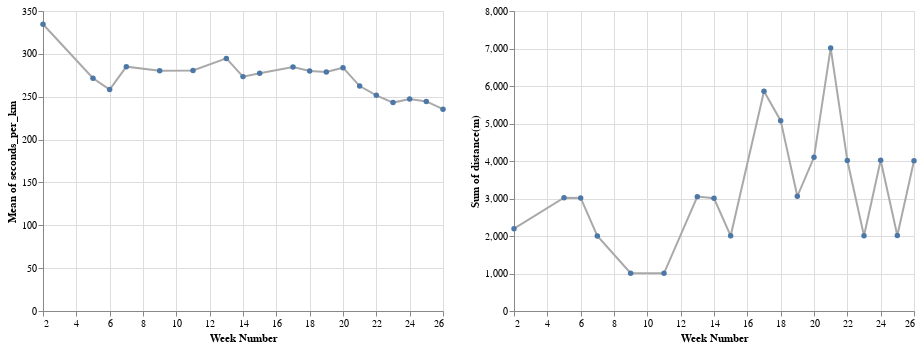

Here is the notebook cell this chart was saved with:
### Code cell
# two charts in line (side by side)
speed = alt.Chart(df).mark_line(color='#A9A9A9', point=True).encode(
    alt.X('week', title='Week Number'),
    alt.Y("seconds_per_km", aggregate='mean')
    )

dist = alt.Chart(df).mark_line(color='#A9A9A9', point=True).encode(
    alt.X('week', title='Week Number'),
    alt.Y("distance(m)", aggregate='sum')
    )

speed | dist

### Figure 1 — Vega-Lite specification as saved in the notebook (floating-point values rounded to 4 significant figures)
{"config": {"view": {"continuousWidth": 400, "continuousHeight": 300}}, "hconcat": [{"mark": {"type": "line", "color": "#A9A9A9", "point": true}, "encoding": {"x": {"field": "week", "title": "Week Number", "type": "quantitative"}, "y": {"aggregate": "mean", "field": "seconds_per_km", "type": "quantitative"}}}, {"mark": {"type": "line", "color": "#A9A9A9", "point": true}, "encoding": {"x": {"field": "week", "title": "Week Number", "type": "quantitative"}, "y": {"aggregate": "sum", "field": "distance(m)", "type": "quantitative"}}}], "data": {"name": "data-ec06743c94a29224c91ed66eace526ab"}, "$schema": "https://vega.github.io/schema/vega-lite/v4.17.0.json", "datasets": {"data-ec06743c94a29224c91ed66eace526ab": [{"Unnamed: 0": 182, "type": 1, "startTime": "2022-01-10T13:39:17+00:00", "sportTime(s)": 453, "maxPace(/meter)": 7.246, "minPace(/meter)": 0.2501, "distance(m)": 1191.0, "avgPace(/meter)": 0.3787, "calories(kcal)": 71.0, "date": "2022-01-10T20:39:00", "seconds_per_km": 380.4, "speed_per_km": "06:20.35", "distance_rounded": 1.0, "day_of_week": "Monday", "week": 2}, {"Unnamed: 0": 178, "type": 1, "startTime": "2022-01-13T09:23:16+00:00", "sportTime(s)": 290, "maxPace(/meter)": 2.342, "minPace(/meter)": 0.1982, "distance(m)": 1004.0, "avgPace(/meter)": 0.2878, "calories(kcal)": 60.0, "date": "2022-01-13T16:23:00", "seconds_per_km": 288.8, "speed_per_km": "04:48.84", "distance_rounded": 1.0, "day_of_week": "Thursday", "week": 2}, {"Unnamed: 0": 176, "type": 1, "startTime": "2022-02-03T10:41:12+00:00", "sportTime(s)": 265, "maxPace(/meter)": 0.609, "minPace(/meter)": 0.1993, "distance(m)": 1001.0, "avgPace(/meter)": 0.2637, "calories(kcal)": 39.0, "date": "2022-02-03T17:41:00", "seconds_per_km": 264.7, "speed_per_km": "04:24.74", "distance_rounded": 1.0, "day_of_week": "Thursday", "week": 5}, {"Unnamed: 0": 172, "type": 1, "startTime": "2022-02-05T11:46:47+00:00", "sportTime(s)": 283, "maxPace(/meter)": 0.6911, "minPace(/meter)": 0.229, "distance(m)": 1006.0, "avgPace(/meter)": 0.2803, "calories(kcal)": 50.0, "date": "2022-02-05T18:46:00", "seconds_per_km": 281.3, "speed_per_km": "04:41.31", "distance_rounded": 1.0, "day_of_week": "Saturday", "week": 5}, {"Unnamed: 0": 169, "type": 1, "startTime": "2022-02-06T11:36:48+00:00", "sportTime(s)": 272, "maxPace(/meter)": 0.6361, "minPace(/meter)": 0.2325, "distance(m)": 1013.0, "avgPace(/meter)": 0.2675, "calories(kcal)": 34.0, "date": "2022-02-06T18:36:00", "seconds_per_km": 268.5, "speed_per_km": "04:28.51", "distance_rounded": 1.0, "day_of_week": "Sunday", "week": 5}, {"Unnamed: 0": 166, "type": 1, "startTime": "2022-02-11T11:49:54+00:00", "sportTime(s)": 264, "maxPace(/meter)": 0.788, "minPace(/meter)": 0.198, "distance(m)": 1004.0, "avgPace(/meter)": 0.26, "calories(kcal)": 39.0, "date": "2022-02-11T18:49:00", "seconds_per_km": 262.9, "speed_per_km": "04:22.95", "distance_rounded": 1.0, "day_of_week": "Friday", "week": 6}, {"Unnamed: 0": 163, "type": 1, "startTime": "2022-02-12T11:25:02+00:00", "sportTime(s)": 259, "maxPace(/meter)": 0.5571, "minPace(/meter)": 0.1928, "distance(m)": 1011.0, "avgPace(/meter)": 0.2552, "calories(kcal)": 44.0, "date": "2022-02-12T18:25:00", "seconds_per_km": 256.2, "speed_per_km": "04:16.18", "distance_rounded": 1.0, "day_of_week": "Saturday", "week": 6}, {"Unnamed: 0": 161, "type": 1, "startTime": "2022-02-13T11:09:12+00:00", "sportTime(s)": 256, "maxPace(/meter)": 0.576, "minPace(/meter)": 0.194, "distance(m)": 1000.0, "avgPace(/meter)": 0.255, "calories(kcal)": 37.0, "date": "2022-02-13T18:09:00", "seconds_per_km": 256.0, "speed_per_km": "04:16.00", "distance_rounded": 1.0, "day_of_week": "Sunday", "week": 6}, {"Unnamed: 0": 157, "type": 1, "startTime": "2022-02-14T11:50:09+00:00", "sportTime(s)": 287, "maxPace(/meter)": 0.7446, "minPace(/meter)": 0.2587, "distance(m)": 1002.0, "avgPace(/meter)": 0.2854, "calories(kcal)": 43.0, "date": "2022-02-14T18:50:00", "seconds_per_km": 286.4, "speed_per_km": "04:46.43", "distance_rounded": 1.0, "day_of_week": "Monday", "week": 7}, {"Unnamed: 0": 155, "type": 1, "startTime": "2022-02-16T11:12:40+00:00", "sportTime(s)": 284, "maxPace(/meter)": 2.165, "minPace(/meter)": 0.1834, "distance(m)": 1001.0, "avgPace(/meter)": 0.2827, "calories(kcal)": 60.0, "date": "2022-02-16T18:12:00", "seconds_per_km": 283.7, "speed_per_km": "04:43.72", "distance_rounded": 1.0, "day_of_week": "Wednesday", "week": 7}, {"Unnamed: 0": 152, "type": 1, "startTime": "2022-03-05T00:10:22+00:00", "sportTime(s)": 282, "maxPace(/meter)": 0.6154, "minPace(/meter)": 0.2083, "distance(m)": 1006.0, "avgPace(/meter)": 0.2793, "calories(kcal)": 55.0, "date": "2022-03-05T07:10:00", "seconds_per_km": 280.3, "speed_per_km": "04:40.32", "distance_rounded": 1.0, "day_of_week": "Saturday", "week": 9}, {"Unnamed: 0": 150, "type": 1, "startTime": "2022-03-18T11:26:11+00:00", "sportTime(s)": 282, "maxPace(/meter)": 0.8749, "minPace(/meter)": 0.2372, "distance(m)": 1005.0, "avgPace(/meter)": 0.2796, "calories(kcal)": 47.0, "date": "2022-03-18T18:26:00", "seconds_per_km": 280.6, "speed_per_km": "04:40.60", "distance_rounded": 1.0, "day_of_week": "Friday", "week": 11}, {"Unnamed: 0": 146, "type": 1, "startTime": "2022-03-28T11:45:13+00:00", "sportTime(s)": 311, "maxPace(/meter)": 0.639, "minPace(/meter)": 0.2149, "distance(m)": 1046.0, "avgPace(/meter)": 0.2964, "calories(kcal)": 57.0, "date": "2022-03-28T18:45:00", "seconds_per_km": 297.3, "speed_per_km": "04:57.32", "distance_rounded": 1.0, "day_of_week": "Monday", "week": 13}, {"Unnamed: 0": 144, "type": 1, "startTime": "2022-03-29T12:02:25+00:00", "sportTime(s)": 303, "maxPace(/meter)": 0.6835, "minPace(/meter)": 0.2301, "distance(m)": 1003.0, "avgPace(/meter)": 0.3011, "calories(kcal)": 57.0, "date": "2022-03-29T19:02:00", "seconds_per_km": 302.1, "speed_per_km": "05:2.09", "distance_rounded": 1.0, "day_of_week": "Tuesday", "week": 13}, {"Unnamed: 0": 142, "type": 1, "startTime": "2022-03-30T11:52:16+00:00", "sportTime(s)": 285, "maxPace(/meter)": 0.4753, "minPace(/meter)": 0.1658, "distance(m)": 1001.0, "avgPace(/meter)": 0.2837, "calories(kcal)": 49.0, "date": "2022-03-30T18:52:00", "seconds_per_km": 284.7, "speed_per_km": "04:44.72", "distance_rounded": 1.0, "day_of_week": "Wednesday", "week": 13}, {"Unnamed: 0": 140, "type": 1, "startTime": "2022-04-04T10:57:56+00:00", "sportTime(s)": 271, "maxPace(/meter)": 0.7117, "minPace(/meter)": 0.2248, "distance(m)": 1000.0, "avgPace(/meter)": 0.27, "calories(kcal)": 48.0, "date": "2022-04-04T17:57:00", "seconds_per_km": 271.0, "speed_per_km": "04:31.00", "distance_rounded": 1.0, "day_of_week": "Monday", "week": 14}, {"Unnamed: 0": 137, "type": 1, "startTime": "2022-04-08T11:39:28+00:00", "sportTime(s)": 274, "maxPace(/meter)": 0.6707, "minPace(/meter)": 0.2315, "distance(m)": 1000.0, "avgPace(/meter)": 0.273, "calories(kcal)": 51.0, "date": "2022-04-08T18:39:00", "seconds_per_km": 274.0, "speed_per_km": "04:34.00", "distance_rounded": 1.0, "day_of_week": "Friday", "week": 14}, {"Unnamed: 0": 134, "type": 1, "startTime": "2022-04-10T11:41:58+00:00", "sportTime(s)": 277, "maxPace(/meter)": 0.6873, "minPace(/meter)": 0.2137, "distance(m)": 1006.0, "avgPace(/meter)": 0.2744, "calories(kcal)": 45.0, "date": "2022-04-10T18:41:00", "seconds_per_km": 275.3, "speed_per_km": "04:35.35", "distance_rounded": 1.0, "day_of_week": "Sunday", "week": 14}, {"Unnamed: 0": 131, "type": 1, "startTime": "2022-04-13T10:48:11+00:00", "sportTime(s)": 278, "maxPace(/meter)": 0.7634, "minPace(/meter)": 0.2038, "distance(m)": 1000.0, "avgPace(/meter)": 0.277, "calories(kcal)": 44.0, "date": "2022-04-13T17:48:00", "seconds_per_km": 278.0, "speed_per_km": "04:38.00", "distance_rounded": 1.0, "day_of_week": "Wednesday", "week": 15}, {"Unnamed: 0": 128, "type": 1, "startTime": "2022-04-15T09:54:21+00:00", "sportTime(s)": 278, "maxPace(/meter)": 0.7968, "minPace(/meter)": 0.244, "distance(m)": 1005.0, "avgPace(/meter)": 0.2756, "calories(kcal)": 39.0, "date": "2022-04-15T16:54:00", "seconds_per_km": 276.6, "speed_per_km": "04:36.62", "distance_rounded": 1.0, "day_of_week": "Friday", "week": 15}, {"Unnamed: 0": 125, "type": 1, "startTime": "2022-04-26T11:40:21+00:00", "sportTime(s)": 354, "maxPace(/meter)": 1.115, "minPace(/meter)": 0.1997, "distance(m)": 1201.0, "avgPace(/meter)": 0.2939, "calories(kcal)": 62.0, "date": "2022-04-26T18:40:00", "seconds_per_km": 294.8, "speed_per_km": "04:54.75", "distance_rounded": 1.0, "day_of_week": "Tuesday", "week": 17}, {"Unnamed: 0": 123, "type": 1, "startTime": "2022-04-27T11:31:56+00:00", "sportTime(s)": 270, "maxPace(/meter)": 0.6803, "minPace(/meter)": 0.2187, "distance(m)": 1002.0, "avgPace(/meter)": 0.2685, "calories(kcal)": 48.0, "date": "2022-04-27T18:31:00", "seconds_per_km": 269.5, "speed_per_km": "04:29.46", "distance_rounded": 1.0, "day_of_week": "Wednesday", "week": 17}, {"Unnamed: 0": 121, "type": 1, "startTime": "2022-04-28T10:37:51+00:00", "sportTime(s)": 279, "maxPace(/meter)": 0.8052, "minPace(/meter)": 0.221, "distance(m)": 1002.0, "avgPace(/meter)": 0.2774, "calories(kcal)": 50.0, "date": "2022-04-28T17:37:00", "seconds_per_km": 278.4, "speed_per_km": "04:38.44", "distance_rounded": 1.0, "day_of_week": "Thursday", "week": 17}, {"Unnamed: 0": 119, "type": 1, "startTime": "2022-04-29T11:01:29+00:00", "sportTime(s)": 495, "maxPace(/meter)": 1.217, "minPace(/meter)": 0.2073, "distance(m)": 1651.0, "avgPace(/meter)": 0.2974, "calories(kcal)": 89.0, "date": "2022-04-29T18:01:00", "seconds_per_km": 299.8, "speed_per_km": "04:59.82", "distance_rounded": 1.0, "day_of_week": "Friday", "week": 17}, {"Unnamed: 0": 117, "type": 1, "startTime": "2022-05-01T09:48:50+00:00", "sportTime(s)": 283, "maxPace(/meter)": 0.8224, "minPace(/meter)": 0.2239, "distance(m)": 1006.0, "avgPace(/meter)": 0.2803, "calories(kcal)": 41.0, "date": "2022-05-01T16:48:00", "seconds_per_km": 281.3, "speed_per_km": "04:41.31", "distance_rounded": 1.0, "day_of_week": "Sunday", "week": 17}, {"Unnamed: 0": 112, "type": 1, "startTime": "2022-05-04T11:52:29+00:00", "sportTime(s)": 279, "maxPace(/meter)": 0.6135, "minPace(/meter)": 0.2112, "distance(m)": 1007.0, "avgPace(/meter)": 0.2761, "calories(kcal)": 42.0, "date": "2022-05-04T18:52:00", "seconds_per_km": 277.1, "speed_per_km": "04:37.06", "distance_rounded": 1.0, "day_of_week": "Wednesday", "week": 18}, {"Unnamed: 0": 110, "type": 1, "startTime": "2022-05-05T11:15:38+00:00", "sportTime(s)": 292, "maxPace(/meter)": 0.7042, "minPace(/meter)": 0.216, "distance(m)": 1000.0, "avgPace(/meter)": 0.291, "calories(kcal)": 52.0, "date": "2022-05-05T18:15:00", "seconds_per_km": 292.0, "speed_per_km": "04:52.00", "distance_rounded": 1.0, "day_of_week": "Thursday", "week": 18}, {"Unnamed: 0": 107, "type": 1, "startTime": "2022-05-06T10:16:48+00:00", "sportTime(s)": 273, "maxPace(/meter)": 0.7022, "minPace(/meter)": 0.2276, "distance(m)": 1003.0, "avgPace(/meter)": 0.2712, "calories(kcal)": 47.0, "date": "2022-05-06T17:16:00", "seconds_per_km": 272.2, "speed_per_km": "04:32.18", "distance_rounded": 1.0, "day_of_week": "Friday", "week": 18}, {"Unnamed: 0": 104, "type": 1, "startTime": "2022-05-07T09:47:30+00:00", "sportTime(s)": 290, "maxPace(/meter)": 212.0, "minPace(/meter)": 0.2129, "distance(m)": 1040.0, "avgPace(/meter)": 0.278, "calories(kcal)": 52.0, "date": "2022-05-07T16:47:00", "seconds_per_km": 278.8, "speed_per_km": "04:38.85", "distance_rounded": 1.0, "day_of_week": "Saturday", "week": 18}, {"Unnamed: 0": 102, "type": 1, "startTime": "2022-05-08T11:24:19+00:00", "sportTime(s)": 287, "maxPace(/meter)": 225.0, "minPace(/meter)": 0.2221, "distance(m)": 1026.0, "avgPace(/meter)": 0.279, "calories(kcal)": 56.0, "date": "2022-05-08T18:24:00", "seconds_per_km": 279.7, "speed_per_km": "04:39.73", "distance_rounded": 1.0, "day_of_week": "Sunday", "week": 18}, {"Unnamed: 0": 99, "type": 1, "startTime": "2022-05-12T11:36:50+00:00", "sportTime(s)": 281, "maxPace(/meter)": 178.0, "minPace(/meter)": 0.1781, "distance(m)": 1007.0, "avgPace(/meter)": 0.278, "calories(kcal)": 59.0, "date": "2022-05-12T18:36:00", "seconds_per_km": 279.0, "speed_per_km": "04:39.05", "distance_rounded": 1.0, "day_of_week": "Thursday", "week": 19}, {"Unnamed: 0": 96, "type": 1, "startTime": "2022-05-13T11:36:23+00:00", "sportTime(s)": 291, "maxPace(/meter)": 201.0, "minPace(/meter)": 0.2015, "distance(m)": 1024.0, "avgPace(/meter)": 0.283, "calories(kcal)": 55.0, "date": "2022-05-13T18:36:00", "seconds_per_km": 284.2, "speed_per_km": "04:44.18", "distance_rounded": 1.0, "day_of_week": "Friday", "week": 19}, {"Unnamed: 0": 92, "type": 1, "startTime": "2022-05-15T11:36:24+00:00", "sportTime(s)": 281, "maxPace(/meter)": 197.0, "minPace(/meter)": 0.1974, "distance(m)": 1028.0, "avgPace(/meter)": 0.273, "calories(kcal)": 51.0, "date": "2022-05-15T18:36:00", "seconds_per_km": 273.3, "speed_per_km": "04:33.35", "distance_rounded": 1.0, "day_of_week": "Sunday", "week": 19}, {"Unnamed: 0": 89, "type": 1, "startTime": "2022-05-16T11:31:34+00:00", "sportTime(s)": 302, "maxPace(/meter)": 210.0, "minPace(/meter)": 0.2106, "distance(m)": 1046.0, "avgPace(/meter)": 0.288, "calories(kcal)": 63.0, "date": "2022-05-16T18:31:00", "seconds_per_km": 288.7, "speed_per_km": "04:48.72", "distance_rounded": 1.0, "day_of_week": "Monday", "week": 20}, {"Unnamed: 0": 86, "type": 1, "startTime": "2022-05-17T11:15:00+00:00", "sportTime(s)": 308, "maxPace(/meter)": 237.0, "minPace(/meter)": 0.2227, "distance(m)": 1049.0, "avgPace(/meter)": 0.293, "calories(kcal)": 63.0, "date": "2022-05-17T18:15:00", "seconds_per_km": 293.6, "speed_per_km": "04:53.61", "distance_rounded": 1.0, "day_of_week": "Tuesday", "week": 20}, {"Unnamed: 0": 82, "type": 1, "startTime": "2022-05-21T13:48:24+00:00", "sportTime(s)": 287, "maxPace(/meter)": 0.6219, "minPace(/meter)": 0.2232, "distance(m)": 1003.0, "avgPace(/meter)": 0.2841, "calories(kcal)": 50.03, "date": "2022-05-21T20:48:00", "seconds_per_km": 286.1, "speed_per_km": "04:46.14", "distance_rounded": 1.0, "day_of_week": "Saturday", "week": 20}, {"Unnamed: 0": 79, "type": 1, "startTime": "2022-05-22T10:22:47+00:00", "sportTime(s)": 267, "maxPace(/meter)": 0.815, "minPace(/meter)": 0.2136, "distance(m)": 1000.0, "avgPace(/meter)": 0.265, "calories(kcal)": 44.08, "date": "2022-05-22T17:22:00", "seconds_per_km": 267.0, "speed_per_km": "04:27.00", "distance_rounded": 1.0, "day_of_week": "Sunday", "week": 20}, {"Unnamed: 0": 76, "type": 1, "startTime": "2022-05-23T11:46:59+00:00", "sportTime(s)": 267, "maxPace(/meter)": 0.668, "minPace(/meter)": 0.2187, "distance(m)": 1000.0, "avgPace(/meter)": 0.265, "calories(kcal)": 50.33, "date": "2022-05-23T18:46:00", "seconds_per_km": 267.0, "speed_per_km": "04:27.00", "distance_rounded": 1.0, "day_of_week": "Monday", "week": 21}, {"Unnamed: 0": 73, "type": 1, "startTime": "2022-05-24T11:54:01+00:00", "sportTime(s)": 267, "maxPace(/meter)": 0.9251, "minPace(/meter)": 0.2227, "distance(m)": 1001.0, "avgPace(/meter)": 0.2647, "calories(kcal)": 44.15, "date": "2022-05-24T18:54:00", "seconds_per_km": 266.7, "speed_per_km": "04:26.73", "distance_rounded": 1.0, "day_of_week": "Tuesday", "week": 21}, {"Unnamed: 0": 70, "type": 1, "startTime": "2022-05-25T10:56:04+00:00", "sportTime(s)": 241, "maxPace(/meter)": 0.9066, "minPace(/meter)": 0.1197, "distance(m)": 1003.0, "avgPace(/meter)": 0.2353, "calories(kcal)": 40.81, "date": "2022-05-25T17:56:00", "seconds_per_km": 240.3, "speed_per_km": "04:0.28", "distance_rounded": 1.0, "day_of_week": "Wednesday", "week": 21}, {"Unnamed: 0": 67, "type": 1, "startTime": "2022-05-26T10:17:38+00:00", "sportTime(s)": 265, "maxPace(/meter)": 0.558, "minPace(/meter)": 0.1968, "distance(m)": 1003.0, "avgPace(/meter)": 0.2622, "calories(kcal)": 53.12, "date": "2022-05-26T17:17:00", "seconds_per_km": 264.2, "speed_per_km": "04:24.21", "distance_rounded": 1.0, "day_of_week": "Thursday", "week": 21}, {"Unnamed: 0": 64, "type": 1, "startTime": "2022-05-27T11:35:19+00:00", "sportTime(s)": 277, "maxPace(/meter)": 0.757, "minPace(/meter)": 0.2449, "distance(m)": 1003.0, "avgPace(/meter)": 0.2742, "calories(kcal)": 43.04, "date": "2022-05-27T18:35:00", "seconds_per_km": 276.2, "speed_per_km": "04:36.17", "distance_rounded": 1.0, "day_of_week": "Friday", "week": 21}, {"Unnamed: 0": 61, "type": 1, "startTime": "2022-05-28T10:39:29+00:00", "sportTime(s)": 271, "maxPace(/meter)": 0.6452, "minPace(/meter)": 0.2224, "distance(m)": 1005.0, "avgPace(/meter)": 0.2677, "calories(kcal)": 51.33, "date": "2022-05-28T17:39:00", "seconds_per_km": 269.7, "speed_per_km": "04:29.65", "distance_rounded": 1.0, "day_of_week": "Saturday", "week": 21}, {"Unnamed: 0": 58, "type": 1, "startTime": "2022-05-29T11:19:12+00:00", "sportTime(s)": 253, "maxPace(/meter)": 0.4274, "minPace(/meter)": 0.1839, "distance(m)": 1000.0, "avgPace(/meter)": 0.251, "calories(kcal)": 41.0, "date": "2022-05-29T18:19:00", "seconds_per_km": 253.0, "speed_per_km": "04:13.00", "distance_rounded": 1.0, "day_of_week": "Sunday", "week": 21}, {"Unnamed: 0": 55, "type": 1, "startTime": "2022-05-30T11:55:16+00:00", "sportTime(s)": 253, "maxPace(/meter)": 0.4058, "minPace(/meter)": 0.1746, "distance(m)": 1004.0, "avgPace(/meter)": 0.25, "calories(kcal)": 48.92, "date": "2022-05-30T18:55:00", "seconds_per_km": 252.0, "speed_per_km": "04:11.99", "distance_rounded": 1.0, "day_of_week": "Monday", "week": 22}, {"Unnamed: 0": 52, "type": 1, "startTime": "2022-05-31T11:42:33+00:00", "sportTime(s)": 261, "maxPace(/meter)": 0.5513, "minPace(/meter)": 0.203, "distance(m)": 1006.0, "avgPace(/meter)": 0.2575, "calories(kcal)": 49.91, "date": "2022-05-31T18:42:00", "seconds_per_km": 259.4, "speed_per_km": "04:19.44", "distance_rounded": 1.0, "day_of_week": "Tuesday", "week": 22}, {"Unnamed: 0": 49, "type": 1, "startTime": "2022-06-03T11:03:24+00:00", "sportTime(s)": 251, "maxPace(/meter)": 0.8258, "minPace(/meter)": 0.1627, "distance(m)": 1003.0, "avgPace(/meter)": 0.2483, "calories(kcal)": 45.2, "date": "2022-06-03T18:03:00", "seconds_per_km": 250.2, "speed_per_km": "04:10.25", "distance_rounded": 1.0, "day_of_week": "Friday", "week": 22}, {"Unnamed: 0": 46, "type": 1, "startTime": "2022-06-04T11:38:21+00:00", "sportTime(s)": 245, "maxPace(/meter)": 0.5981, "minPace(/meter)": 0.2102, "distance(m)": 1001.0, "avgPace(/meter)": 0.2428, "calories(kcal)": 51.81, "date": "2022-06-04T18:38:00", "seconds_per_km": 244.8, "speed_per_km": "04:4.76", "distance_rounded": 1.0, "day_of_week": "Saturday", "week": 22}, {"Unnamed: 0": 43, "type": 1, "startTime": "2022-06-11T10:38:27+00:00", "sportTime(s)": 237, "maxPace(/meter)": 0.5176, "minPace(/meter)": 0.1971, "distance(m)": 1001.0, "avgPace(/meter)": 0.2348, "calories(kcal)": 30.82, "date": "2022-06-11T17:38:00", "seconds_per_km": 236.8, "speed_per_km": "03:56.76", "distance_rounded": 1.0, "day_of_week": "Saturday", "week": 23}, {"Unnamed: 0": 39, "type": 1, "startTime": "2022-06-12T10:47:29+00:00", "sportTime(s)": 251, "maxPace(/meter)": 0.6472, "minPace(/meter)": 0.2005, "distance(m)": 1006.0, "avgPace(/meter)": 0.2475, "calories(kcal)": 51.79, "date": "2022-06-12T17:47:00", "seconds_per_km": 249.5, "speed_per_km": "04:9.50", "distance_rounded": 1.0, "day_of_week": "Sunday", "week": 23}, {"Unnamed: 0": 36, "type": 1, "startTime": "2022-06-14T12:03:23+00:00", "sportTime(s)": 259, "maxPace(/meter)": 0.5627, "minPace(/meter)": 0.1935, "distance(m)": 1003.0, "avgPace(/meter)": 0.2562, "calories(kcal)": 56.05, "date": "2022-06-14T19:03:00", "seconds_per_km": 258.2, "speed_per_km": "04:18.23", "distance_rounded": 1.0, "day_of_week": "Tuesday", "week": 24}, {"Unnamed: 0": 32, "type": 1, "startTime": "2022-06-15T11:46:25+00:00", "sportTime(s)": 249, "maxPace(/meter)": 0.5219, "minPace(/meter)": 0.1885, "distance(m)": 1011.0, "avgPace(/meter)": 0.2443, "calories(kcal)": 47.92, "date": "2022-06-15T18:46:00", "seconds_per_km": 246.3, "speed_per_km": "04:6.29", "distance_rounded": 1.0, "day_of_week": "Wednesday", "week": 24}, {"Unnamed: 0": 27, "type": 1, "startTime": "2022-06-16T11:03:28+00:00", "sportTime(s)": 243, "maxPace(/meter)": 0.5764, "minPace(/meter)": 0.1971, "distance(m)": 1002.0, "avgPace(/meter)": 0.2405, "calories(kcal)": 33.65, "date": "2022-06-16T18:03:00", "seconds_per_km": 242.5, "speed_per_km": "04:2.51", "distance_rounded": 1.0, "day_of_week": "Thursday", "week": 24}, {"Unnamed: 0": 23, "type": 1, "startTime": "2022-06-17T11:03:58+00:00", "sportTime(s)": 243, "maxPace(/meter)": 0.4713, "minPace(/meter)": 0.1802, "distance(m)": 1002.0, "avgPace(/meter)": 0.2405, "calories(kcal)": 48.66, "date": "2022-06-17T18:03:00", "seconds_per_km": 242.5, "speed_per_km": "04:2.51", "distance_rounded": 1.0, "day_of_week": "Friday", "week": 24}, {"Unnamed: 0": 18, "type": 1, "startTime": "2022-06-21T12:23:33+00:00", "sportTime(s)": 247, "maxPace(/meter)": 0.5322, "minPace(/meter)": 0.1881, "distance(m)": 1009.0, "avgPace(/meter)": 0.2428, "calories(kcal)": 45.0, "date": "2022-06-21T19:23:00", "seconds_per_km": 244.8, "speed_per_km": "04:4.80", "distance_rounded": 1.0, "day_of_week": "Tuesday", "week": 25}, {"Unnamed: 0": 15, "type": 1, "startTime": "2022-06-23T11:16:47+00:00", "sportTime(s)": 245, "maxPace(/meter)": 0.627, "minPace(/meter)": 0.1883, "distance(m)": 1003.0, "avgPace(/meter)": 0.2423, "calories(kcal)": 49.76, "date": "2022-06-23T18:16:00", "seconds_per_km": 244.3, "speed_per_km": "04:4.27", "distance_rounded": 1.0, "day_of_week": "Thursday", "week": 25}, {"Unnamed: 0": 10, "type": 1, "startTime": "2022-06-27T11:45:38+00:00", "sportTime(s)": 239, "maxPace(/meter)": 0.6246, "minPace(/meter)": 0.1815, "distance(m)": 1002.0, "avgPace(/meter)": 0.2365, "calories(kcal)": 48.67, "date": "2022-06-27T18:45:00", "seconds_per_km": 238.5, "speed_per_km": "03:58.52", "distance_rounded": 1.0, "day_of_week": "Monday", "week": 26}, {"Unnamed: 0": 7, "type": 1, "startTime": "2022-06-28T11:07:21+00:00", "sportTime(s)": 235, "maxPace(/meter)": 0.4755, "minPace(/meter)": 0.1836, "distance(m)": 1003.0, "avgPace(/meter)": 0.2323, "calories(kcal)": 39.65, "date": "2022-06-28T18:07:00", "seconds_per_km": 234.3, "speed_per_km": "03:54.30", "distance_rounded": 1.0, "day_of_week": "Tuesday", "week": 26}, {"Unnamed: 0": 4, "type": 1, "startTime": "2022-06-29T12:02:34+00:00", "sportTime(s)": 231, "maxPace(/meter)": 0.5453, "minPace(/meter)": 0.1936, "distance(m)": 1003.0, "avgPace(/meter)": 0.2283, "calories(kcal)": 33.62, "date": "2022-06-29T19:02:00", "seconds_per_km": 230.3, "speed_per_km": "03:50.31", "distance_rounded": 1.0, "day_of_week": "Wednesday", "week": 26}, {"Unnamed: 0": 1, "type": 1, "startTime": "2022-06-30T12:31:18+00:00", "sportTime(s)": 239, "maxPace(/meter)": 0.6545, "minPace(/meter)": 0.1648, "distance(m)": 1001.0, "avgPace(/meter)": 0.2368, "calories(kcal)": 36.82, "date": "2022-06-30T19:31:00", "seconds_per_km": 238.8, "speed_per_km": "03:58.76", "distance_rounded": 1.0, "day_of_week": "Thursday", "week": 26}]}}
